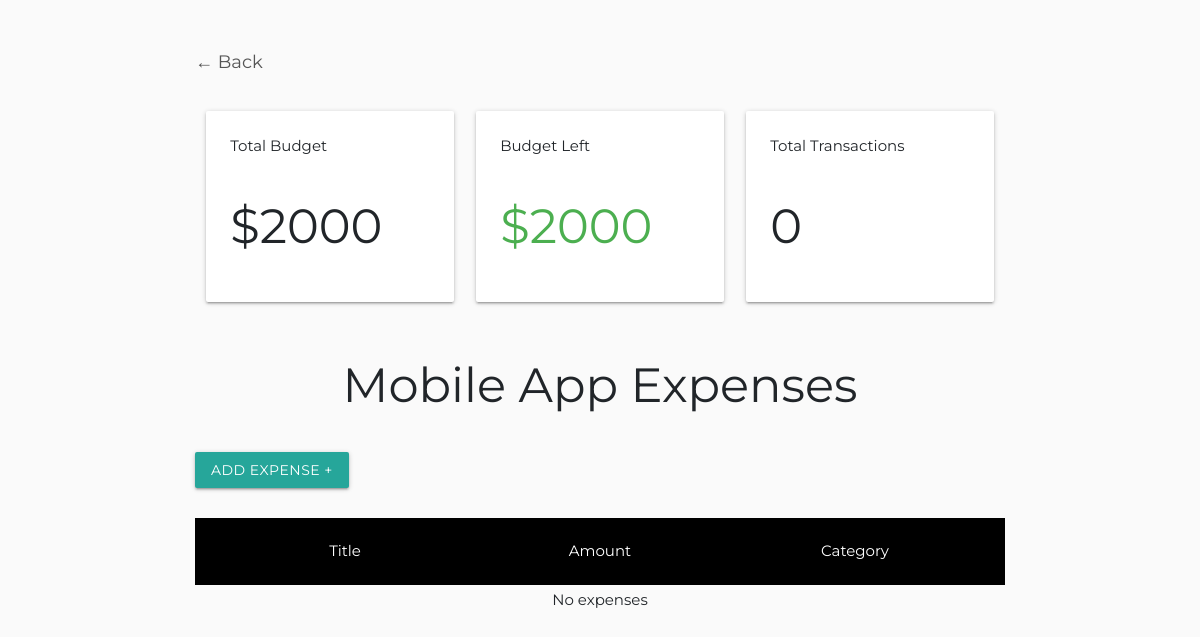
/mobile-app/, run on the app's committed database.
### budget/models.py (models this page shows, shortened)
class Project(models.Model):
    name = models.CharField(max_length=120)
    slug = models.SlugField(max_length=120, unique=True, blank=True)
    budget = models.IntegerField(validators=[MinValueValidator(1)])
    date_created = models.DateTimeField(auto_now_add=True)
    def budget_left(self):
        project_expenses = Expense.objects.filter(project=self)
        expense_val = 0
        for expense in project_expenses:
            expense_val += expense.amount
        budget_left = self.budget - expense_val
        return budget_left
    def total_transactions(self):
        expenses_count = Expense.objects.filter(project=self).count()
        return expenses_count

### budget/views.py (the view, shortened to what this page needs)
# urls.py: path('<slug:project_slug>/', views.project_details, name="project_details"),
def project_details(request, project_slug):
    project = get_object_or_404(Project, slug=project_slug)
    categories = Category.objects.all()
    form = ExpenseForm()
    context = {
        'project': project,
        'expenses': project.expenses.all(),
        'form': form,
    }
    return render(request, 'budget/detail_project.html', context)

### budget/models.py (called while the page is built)
    def __str__(self):
        return self.category

### budget/templates/budget/detail_project.html (shortened to what this page needs)
{% extends "budget/base.html" %}
{% load crispy_forms_tags %}
{% block content %}
<h3><a href="/" style="text-decoration: none; color:#555; font-size: 18px">&larr; Back</a></h3>
    <div class="row">
        <div class="col col-sm-12 col-md-4">
            <div class="card-panel">
                <div>Total Budget</div>
                <h1 class="bold">${{ project.budget }}</h1>
            </div>
        </div>
        <div class="col col-sm-12 col-md-4">
            <div class="card-panel">
                <div>Budget Left</div>
                {% if project.budget_left < 0 %}
                    <h1 class="bold red-text">${{ project.budget_left }}</h1>
                {% elif project.budget_left == 0 %}
                    <h1 class="bold orange-text">${{ project.budget_left }}</h1>
                {% else %}
                    <h1 class="bold green-text">${{ project.budget_left }}</h1>
                {% endif %}
            </div>
        </div>
        <div class="col col-sm-12 col-md-4">
            <div class="card-panel">
                <div>Total Transactions</div>
                <h1 class="bold">{{ project.total_transactions }}</h1>
            </div>
        </div>
    </div>
    <h1 class="center">{{ project.name }} Expenses</h1>
    <div class="section button-section">
        <a href="#modal1" class="btn modal-trigger">Add Expense +</a>
    </div>
    <div class="section expenses-list-section">
        <div class="expense-row black lighten-3 white-text">
            <div class="row mb-1 p-4 center">
                <div class="col col-sm-12 col-md-4">
                    Title
                </div>
                <div class="col col-sm-12 col-md-4">
                    Amount
                </div>
                <div class="col col-sm-12 col-md-4">
                    Category
                </div>
            </div>
        </div>
        {% if expenses %}
            {% for expense in expenses %}
            <div class="expense-row white z-depth-2">
                <div class="row position-relative mb-2 p-4 center">
                    <div class="col col-sm-12 col-md-4">
                        {{ expense.title }}
                    </div>
                    <div class="col col-sm-12 col-md-4">
                        ${{ expense.amount }}
                    </div>
                    <div class="col col-sm-12 col-md-4">
                        {{ expense.category }}
                    </div>
                    <a href="{% url 'budget:confirm_page' expense.id project.slug %}" class="position-absolute remove-icon">X</a>
                </div>
            </div>
            {% endfor %}
        {% else %}
            <p class="center">No expenses</p>
        {% endif %}
    </div>
{% endblock content %}

### budget/static/css/style.css (style rules this page uses)
body { font-family: 'Montserrat', sans-serif; }
h1 { font-size: 4vw; }

### data on the page
Project: budget "2000", budget_left "2000", total_transactions "0", name "Mobile App"
